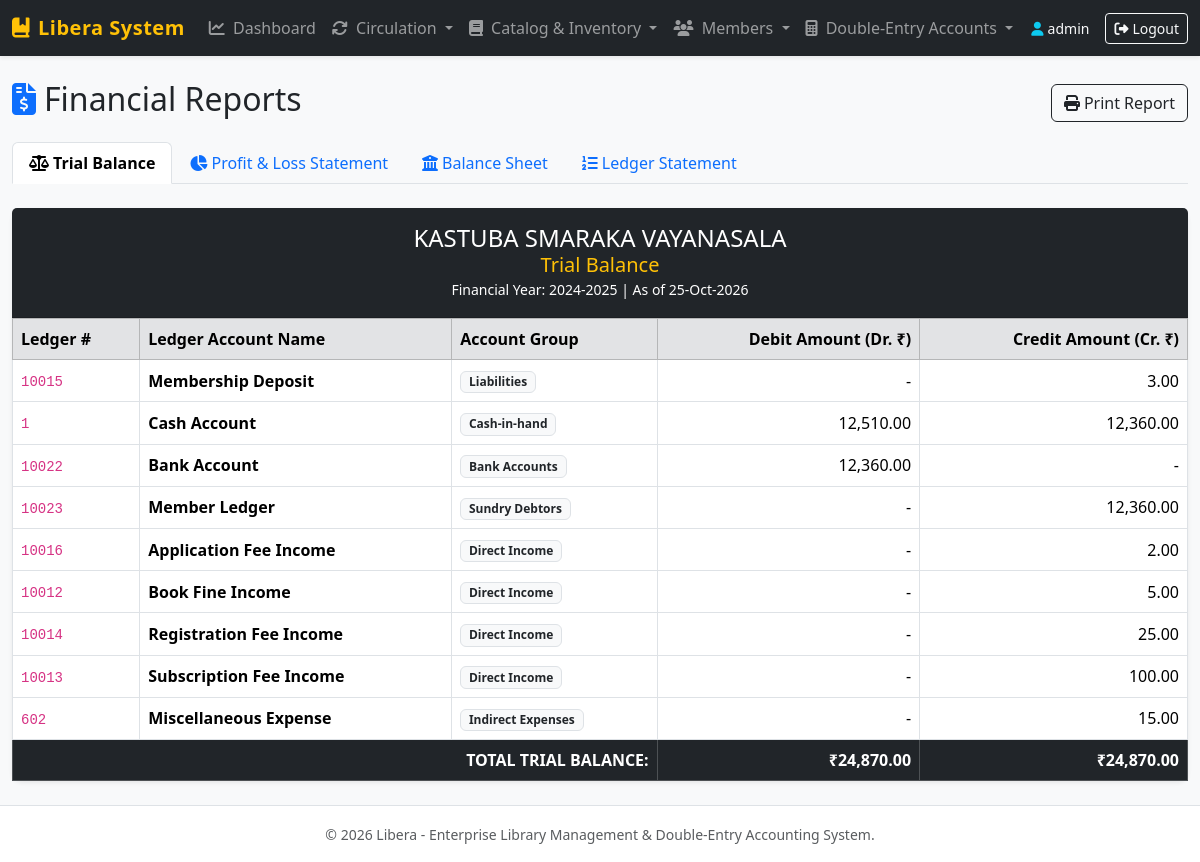
The page /modules/accounts/reports.php (signed in) on the database its author committed.
### tables this page shows
CREATE TABLE IF NOT EXISTS `ConfigCompany` (
	`CompanyNumber` tinyint NOT NULL PRIMARY KEY,
	`CompanyName` varchar(100) NULL,
	`CompanyStatus` tinyint NULL,
	`CompanyCode` varchar(25) NULL,
	`CompanyRemarks` varchar(250) NULL,
	`CompanyAddress` varchar(100) NULL,
	`CompanyPlace` varchar(50) NULL,
	`CompanyPost` varchar(50) NULL,
	`ComPINCode` varchar(50) NULL,
	`CompanyDistrict` varchar(50) NULL,
	`CompanyPhone` varchar(50) NULL,
	`CompanyEMail` varchar(100) NULL,
	`CompanyWebSite` varchar(100) NULL,
	`ComAccName` varchar(50) NULL,
	`ComAccNumber` varchar(50) NULL,
	`ComBankName` varchar(50) NULL,
	`ComBankBranch` varchar(50) NULL,
	`ComGSTNumber` varchar(50) NULL,
	`ComPANCard` varchar(50) NULL,
	`ComRegNumber` varchar(50) NULL,
	`ComIFSCNumber` varchar(50) NULL,
	`StateNumber` smallint NULL,
	`CompanyLicNo01` varchar(50) NULL,
	`CompanyLicNo02` varchar(50) NULL,
	`LicenseExpiryDate` varchar(50) NULL,
	`CustomerNumber` int NULL,
	`ServerNumber` int NULL,
	`CustomizeNumber` int NULL,
	`CompanyTitle` varchar(100) NULL,
	`ApplicationNumber` int NULL,
	`ImageStreamValue` LONGBLOB NULL,
	`RequestNumber` int NULL,
	`LicenseNumber` int NULL
);

CREATE TABLE IF NOT EXISTS `MstrFiscalYear` (
	`YearNumber` tinyint NOT NULL PRIMARY KEY,
	`YearDescription` varchar(50) NULL,
	`YearStartDate` date NULL,
	`YearStopDate` date NULL,
	`CurrentYear` tinyint NULL DEFAULT 1,
	`YearLocked` tinyint NULL DEFAULT 0,
	`YearRemarks` varchar(150) NULL,
	`OpeningStock` date NULL,
	`YearShortName` varchar(25) NULL
);

CREATE TABLE IF NOT EXISTS `MstrLedger` (
	`LedgerNumber` int NOT NULL PRIMARY KEY,
	`LedgerCode` varchar(50) NULL,
	`LedgerName` varchar(100) NULL,
	`LedgerStatus` tinyint NULL DEFAULT 1,
	`LedgerGroupNumber` smallint NULL,
	`LedgerRemarks` varchar(150) NULL,
	`LedgerSortOrder` int NULL
);

CREATE TABLE IF NOT EXISTS `MstrLedgerGroup` (
	`LedgerGroupNumber` smallint NOT NULL PRIMARY KEY,
	`LedgerGroupCode` varchar(25) NULL,
	`LedgerGroupName` varchar(100) NOT NULL,
	`LedgerGroupStatus` tinyint NULL DEFAULT 1,
	`LedgerGroupRemarks` varchar(150) NULL,
	`LedgerGroupNumberParent` smallint NULL,
	`CreatedDate` datetime NULL,
	`UserNumberCreated` smallint NULL,
	`LedgerSortOrder` smallint NULL,
	`LedgerNameDuplication` tinyint NULL,
	`LedgerNumberJournal` int NULL
);

### includes/auth.php (called while the page is built, shortened)
<?php
function sanitize_input($data) {
    return htmlspecialchars(trim($data), ENT_QUOTES, 'UTF-8');
}
function get_active_fiscal_year($conn) {
    $res = db_query($conn, "SELECT * FROM MstrFiscalYear WHERE CurrentYear = 1 LIMIT 1");
    if ($res && db_num_rows($res) > 0) {
        return db_fetch_assoc($res);
    }
    return ['YearNumber' => 25, 'YearDescription' => '2024-2025'];
}
function get_company_profile($conn) {
    $res = db_query($conn, "SELECT * FROM ConfigCompany WHERE CompanyNumber = 1 LIMIT 1");
    if ($res && db_num_rows($res) > 0) {
        return db_fetch_assoc($res);
    }
    return ['CompanyName' => 'Libera Library & Accounting System', 'CompanyAddress' => 'Main Branch'];
}

### config/db.php (called while the page is built, shortened)
<?php
$db_driver = 'mysqli';
$mysqli_conn = @mysqli_connect(DB_HOST, DB_USER, DB_PASS, DB_NAME, DB_PORT);
if ($mysqli_conn) {
    $db_driver = 'mysqli';
}
function db_query($conn, $sql, $types = "", $params = []) {
    global $db_driver;
    if ($db_driver === 'mysqli') {
        if (empty($params)) {
            return mysqli_query($conn, $sql);
        }
        $stmt = mysqli_prepare($conn, $sql);
        mysqli_stmt_bind_param($stmt, $types, ...$params);
        mysqli_stmt_execute($stmt);
        $result = mysqli_stmt_get_result($stmt);
        return $result;
    }
}
if ($db_driver === 'sqlite') {
    function db_num_rows($res) {
        if (is_object($res) && isset($res->num_rows)) return $res->num_rows;
        if (is_object($res) && method_exists($res, 'num_rows')) return $res->num_rows();
        if ($res instanceof mysqli_result) return mysqli_num_rows($res);
        return 0;
    }
    function db_fetch_assoc($res) {
        if (is_object($res) && method_exists($res, 'fetch_assoc')) return $res->fetch_assoc();
        if ($res instanceof mysqli_result) return mysqli_fetch_assoc($res);
        return false;
    }
    function db_data_seek($res, $offset) {
        if (is_object($res) && method_exists($res, 'data_seek')) return $res->data_seek($offset);
        if ($res instanceof mysqli_result) return mysqli_data_seek($res, $offset);
        return false;
    }
} else {
    function db_num_rows($res) {
        return ($res instanceof mysqli_result) ? mysqli_num_rows($res) : 0;
    }
    function db_fetch_assoc($res) {
        return ($res instanceof mysqli_result) ? mysqli_fetch_assoc($res) : false;
    }
}

### modules/accounts/reports.php (the view, shortened to what this page needs)
<?php
require_once __DIR__ . '/../../config/db.php';
require_once __DIR__ . '/../../includes/auth.php';
$tab = sanitize_input($_GET['tab'] ?? 'trial_balance');
$fiscal = get_active_fiscal_year($conn);
$sql_ledgers = "SELECT l.LedgerNumber, l.LedgerName, l.LedgerCode, lg.LedgerGroupNumber, lg.LedgerGroupName,
                (
                    COALESCE((SELECT SUM(TransactionAmount) FROM AccTransaction WHERE LedgerNumberBook = l.LedgerNumber), 0) +
                    COALESCE((SELECT SUM(LedgerDebitAmount) FROM AccTransDetails WHERE LedgerDebitAmount > 0 AND TransHeadNumber IN (SELECT TransHeadNumber FROM AccTransaction WHERE LedgerNumberBook = l.LedgerNumber)), 0)
                ) AS TotalDebit,
                (
                    COALESCE((SELECT SUM(TransactionAmount) FROM AccTransaction WHERE LedgerNumberHead = l.LedgerNumber), 0) +
                    COALESCE((SELECT SUM(LedgerCreditAmount) FROM AccTransDetails WHERE LedgerCreditAmount > 0 AND TransHeadNumber IN (SELECT TransHeadNumber FROM AccTransaction WHERE LedgerNumberHead = l.LedgerNumber)), 0)
                ) AS TotalCredit
                FROM MstrLedger l
                LEFT JOIN MstrLedgerGroup lg ON l.LedgerGroupNumber = lg.LedgerGroupNumber
                ORDER BY lg.LedgerGroupNumber ASC, l.LedgerName ASC";
$ledger_balances_res = db_query($conn, $sql_ledgers);
$ledger_data = [];
$total_trial_debit = 0;
$total_trial_credit = 0;
if ($ledger_balances_res && db_num_rows($ledger_balances_res) > 0) {
    while ($row = db_fetch_assoc($ledger_balances_res)) {
        $dr = floatval($row['TotalDebit']);
        $cr = floatval($row['TotalCredit']);
        $row['NetBalance'] = $dr - $cr;
        $ledger_data[] = $row;
        $total_trial_debit += $dr;
        $total_trial_credit += $cr;
    }
}
require_once __DIR__ . '/../../includes/header.php';
?>
<div class="d-flex justify-content-between align-items-center mb-3 no-print">
    <h2><i class="fa-solid fa-file-invoice-dollar text-primary me-2"></i>Financial Reports</h2>
    <button onclick="window.print();" class="btn btn-outline-dark"><i class="fa-solid fa-print me-1"></i>Print Report</button>
</div>
<ul class="nav nav-tabs mb-4 no-print">
    <li class="nav-item">
        <a class="nav-link <?php echo ($tab === 'trial_balance') ? 'active fw-bold' : ''; ?>" href="reports.php?tab=trial_balance">
            <i class="fa-solid fa-scale-balanced me-1"></i>Trial Balance
        </a>
    </li>
    <li class="nav-item">
        <a class="nav-link <?php echo ($tab === 'pnl') ? 'active fw-bold' : ''; ?>" href="reports.php?tab=pnl">
            <i class="fa-solid fa-chart-pie me-1"></i>Profit & Loss Statement
        </a>
    </li>
    <li class="nav-item">
        <a class="nav-link <?php echo ($tab === 'balance_sheet') ? 'active fw-bold' : ''; ?>" href="reports.php?tab=balance_sheet">
            <i class="fa-solid fa-building-columns me-1"></i>Balance Sheet
        </a>
    </li>
    <li class="nav-item">
        <a class="nav-link <?php echo ($tab === 'statement') ? 'active fw-bold' : ''; ?>" href="reports.php?tab=statement">
            <i class="fa-solid fa-list-ol me-1"></i>Ledger Statement
        </a>
    </li>
</ul>
<?php if ($tab === 'trial_balance'): ?>
    <div class="card shadow-sm">
        <div class="card-header bg-dark text-white text-center py-3">
            <h4 class="mb-0"><?php echo htmlspecialchars($company['CompanyName']); ?></h4>
            <h5 class="mb-0 text-warning">Trial Balance</h5>
            <small>Financial Year: <?php echo htmlspecialchars($fiscal['YearDescription']); ?> | As of <?php echo date('d-M-Y'); ?></small>
        </div>
        <div class="card-body p-0">
            <div class="table-responsive">
                <table class="table table-hover table-bordered mb-0 align-middle">
                    <thead class="table-secondary">
                        <tr>
                            <th>Ledger #</th>
                            <th>Ledger Account Name</th>
                            <th>Account Group</th>
                            <th class="text-end">Debit Amount (Dr. ₹)</th>
                            <th class="text-end">Credit Amount (Cr. ₹)</th>
                        </tr>
                    </thead>
                    <tbody>
                        <?php foreach ($ledger_data as $l): ?>
                            <?php if ($l['TotalDebit'] > 0 || $l['TotalCredit'] > 0): ?>
                                <tr>
                                    <td><code><?php echo $l['LedgerNumber']; ?></code></td>
                                    <td><strong><?php echo htmlspecialchars($l['LedgerName']); ?></strong></td>
                                    <td><span class="badge bg-light text-dark border"><?php echo htmlspecialchars($l['LedgerGroupName'] ?? ''); ?></span></td>
                                    <td class="text-end"><?php echo ($l['TotalDebit'] > 0) ? number_format($l['TotalDebit'], 2) : '-'; ?></td>
                                    <td class="text-end"><?php echo ($l['TotalCredit'] > 0) ? number_format($l['TotalCredit'], 2) : '-'; ?></td>
                                </tr>
                            <?php endif; ?>
                        <?php endforeach; ?>
                    </tbody>
                    <tfoot class="table-dark fw-bold">
                        <tr>
                            <td colspan="3" class="text-end">TOTAL TRIAL BALANCE:</td>
                            <td class="text-end">₹<?php echo number_format($total_trial_debit, 2); ?></td>
                            <td class="text-end">₹<?php echo number_format($total_trial_credit, 2); ?></td>
                        </tr>
                    </tfoot>
                </table>
            </div>
        </div>
    </div>
<?php endif; ?>
<?php require_once __DIR__ . '/../../includes/footer.php'; ?>

### includes/header.php (style rules this page uses)
body { background-color: #f8f9fa; font-family: 'Segoe UI', Tahoma, Geneva, Verdana, sans-serif; }
.card { border: none; border-radius: 10px; box-shadow: 0 0.125rem 0.25rem rgba(0, 0, 0, 0.075); }

### rows shown on the page
configcompany: CompanyName "KASTUBA SMARAKA VAYANASALA"
mstrfiscalyear: YearDescription "2024-2025"
mstrledger: LedgerNumber "10015", LedgerName "Membership Deposit", mstrledgergroup.LedgerGroupName "Liabilities", TotalCredit "3.00"
mstrledger: LedgerNumber "1", LedgerName "Cash Account", mstrledgergroup.LedgerGroupName "Cash-in-hand", TotalDebit "12,510.00", TotalCredit "12,360.00"
mstrledger: LedgerNumber "10022", LedgerName "Bank Account", mstrledgergroup.LedgerGroupName "Bank Accounts", TotalDebit "12,360.00"
mstrledger: LedgerNumber "10023", LedgerName "Member Ledger", mstrledgergroup.LedgerGroupName "Sundry Debtors", TotalCredit "12,360.00"
mstrledger: LedgerNumber "10016", LedgerName "Application Fee Income", mstrledgergroup.LedgerGroupName "Direct Income", TotalCredit "2.00"
mstrledger: LedgerNumber "10012", LedgerName "Book Fine Income", mstrledgergroup.LedgerGroupName "Direct Income", TotalCredit "5.00"
mstrledger: LedgerNumber "10014", LedgerName "Registration Fee Income", mstrledgergroup.LedgerGroupName "Direct Income", TotalCredit "25.00"
mstrledger: LedgerNumber "10013", LedgerName "Subscription Fee Income", mstrledgergroup.LedgerGroupName "Direct Income", TotalCredit "100.00"
mstrledger: LedgerNumber "602", LedgerName "Miscellaneous Expense", mstrledgergroup.LedgerGroupName "Indirect Expenses", TotalCredit "15.00"

### other values the page prints
$_SESSION['username'] "admin"
$total_trial_debit "24,870.00"
$total_trial_credit "24,870.00"
